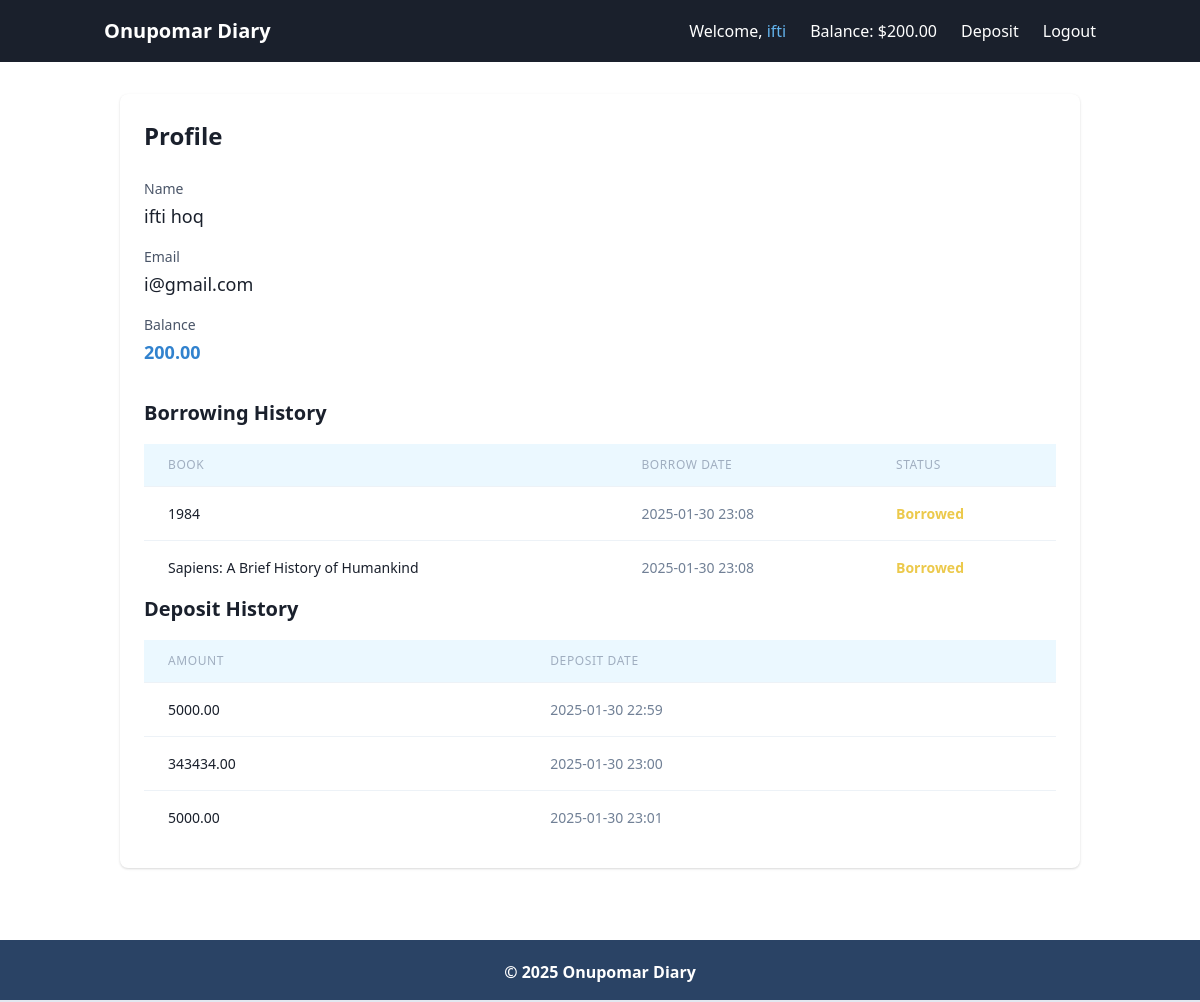
/accounts/profile/ (signed in), run on the app's committed database.
### accounts/models.py (models this page shows, shortened)
class UserAccount(models.Model):
    user = models.OneToOneField(User, related_name='account', on_delete=models.CASCADE)
    account_no = models.IntegerField(unique=True)
    birth_date = models.DateField(null=True, blank=True)
    gender = models.CharField(max_length=10, choices=GENDER_TYPE)
    join_date = models.DateField(auto_now_add=True)
    balance = models.DecimalField(default=0, max_digits=12, decimal_places=2)

class Borrow(models.Model):
    user = models.ForeignKey(User, on_delete=models.CASCADE, related_name="borrowed_books")
    book = models.ForeignKey(Book, on_delete=models.CASCADE, related_name="borrowers")
    borrowed_at = models.DateTimeField(auto_now_add=True)
    returned = models.BooleanField(default=False)

class Deposit(models.Model):
    user = models.ForeignKey(User, on_delete=models.CASCADE, related_name="Deposited")
    amount = models.DecimalField(default=0, max_digits=12, decimal_places=2)
    dep_date = models.DateTimeField(auto_now_add=True)

### book/models.py (models this page shows, shortened)
class Book(models.Model):
    title = models.CharField(max_length=255)
    author =  models.CharField(max_length=255, default="No author")
    description = models.TextField()
    image = models.ImageField(upload_to='book_images/', blank=True, null=True)
    borrowing_price = models.DecimalField(max_digits=6, decimal_places=2)
    genre = models.ManyToManyField(Category, related_name='books')

### accounts/views.py (the view)
# urls.py: path('profile/', Profile, name='profile' ),
def Profile(request):
    borrows = Borrow.objects.filter(user=request.user.id)
    deposits = Deposit.objects.filter(user=request.user.id)
    return render(request, 'profile.html', {'borrows': borrows, 'deposits': deposits})

### accounts/templates/profile.html
{% extends 'base.html' %}
{% load static %}
{% block head_title %}Onupomar Diary{% endblock %} {% block content %}
    <main class="max-w-7xl mx-auto px-4 sm:px-6 lg:px-8 py-8">
      <div class="bg-white shadow rounded-lg">
        <div class="px-4 py-5 sm:p-6">
          <h2 class="text-2xl font-bold text-gray-900 mb-6">Profile</h2>
          <div class="space-y-4 mb-8">
            <div>
              <label class="block text-sm font-medium text-gray-700">Name</label>
              <p id="userName" class="mt-1 text-lg text-gray-900">{{user.first_name}} {{user.last_name}}</p>
            </div>
            <div>
              <label class="block text-sm font-medium text-gray-700">Email</label>
              <p id="userEmail" class="mt-1 text-lg text-gray-900">{{user.email}}</p>
            </div>
            <div>
              <label class="block text-sm font-medium text-gray-700">Balance</label>
              <p id="userBalance" class="mt-1 text-lg text-blue-600 font-semibold">{{user.account.balance}}</p>
            </div>
          </div>
          <h3 class="text-xl font-semibold text-gray-900 mb-4">Borrowing History</h3>
          <div class="overflow-x-auto">
            <table class="min-w-full divide-y divide-gray-200 bg-white rounded-lg shadow-md">
              <thead class="bg-blue-100">
                <tr>
                  <th class="px-6 py-3 text-left text-xs font-medium text-gray-500 uppercase tracking-wider">Book</th>
                  <th class="px-6 py-3 text-left text-xs font-medium text-gray-500 uppercase tracking-wider">Borrow Date</th>
                  <th class="px-6 py-3 text-left text-xs font-medium text-gray-500 uppercase tracking-wider">Status</th>
                </tr>
              </thead>
              <tbody id="borrowingHistory" class="bg-white divide-y divide-gray-200">
                {% for borrow in borrows %}
                  <tr class="hover:bg-gray-50">
                    <td class="px-6 py-4 whitespace-nowrap text-sm font-medium text-gray-900">{{ borrow.book.title }}</td>
                    <td class="px-6 py-4 whitespace-nowrap text-sm text-gray-600">{{ borrow.borrowed_at|date:"Y-m-d H:i" }}          </td>
                    <td class="px-6 py-4 whitespace-nowrap text-sm text-gray-500">
                      {% if borrow.returned == True %}
                        <span class="text-green-500 font-semibold">Returned</span>
                      {% else %}
                        <span class="text-yellow-500 font-semibold">Borrowed</span>
                      {% endif %}
                    </td>
                  </tr>
                {% endfor %}
              </tbody>
            </table>
          </div>
          <h3 class="text-xl font-semibold text-gray-900 mb-4">Deposit History</h3>
          <div class="overflow-x-auto">
            <table class="min-w-full divide-y divide-gray-200 bg-white rounded-lg shadow-md">
              <thead class="bg-blue-100">
                <tr>
                  <th class="px-6 py-3 text-left text-xs font-medium text-gray-500 uppercase tracking-wider">Amount</th>
                  <th class="px-6 py-3 text-left text-xs font-medium text-gray-500 uppercase tracking-wider">Deposit Date</th>
                </tr>
              </thead>
              <tbody id="borrowingHistory" class="bg-white divide-y divide-gray-200">
                {% for deposit in deposits %}
                  <tr class="hover:bg-gray-50">
                    <td class="px-6 py-4 whitespace-nowrap text-sm font-medium text-gray-900">{{ deposit.amount }}</td>
                    <td class="px-6 py-4 whitespace-nowrap text-sm text-gray-600">{{ deposit.dep_date|date:"Y-m-d H:i" }}          </td>
                  </tr>
                {% endfor %}
              </tbody>
            </table>
          </div>
        </div>
      </div>
    </main>
    {% endblock %}

### core/templates/navbar.html (shortened to what this page needs)
<nav class="bg-gray-900 text-white">
    <div class="container mx-auto px-4 flex items-center justify-between py-4">
        <a class="text-xl font-bold" href="{% url 'home' %}">Onupomar Diary</a>
        <div class="hidden lg:flex space-x-6 items-center" id="navbarNav">
            {% if request.user.is_authenticated %}
                <span class="text-white">Welcome,
                    <a href="{% url 'profile' %}" class="text-blue-400 hover:underline">{{ user.first_name }}</a>
                </span>
                <span class="text-white">Balance: ${{request.user.account.balance}}
                </span>
                <a class="hover:text-gray-400" href="{% url 'deposit' %}">Deposit</a>
                <a class="hover:text-gray-400" href="{% url 'logout' %}">Logout</a>
            {% else %}
                <span>Welcome, Guest!</span>
                <a class="hover:text-gray-400" href="{% url 'login' %}">Login</a>
                <a class="hover:text-gray-400" href="{% url 'register' %}">Signup</a>
            {% endif %}
        </div>
    </div>
</nav>

### core/templates/base.html (style rules this page uses)
body { display: flex; flex-direction: column; min-height: 100vh; }

### data on the page
Borrow: book "1984", borrowed_at "2025-01-30 23:08", returned "Borrowed"
Borrow: book "Sapiens: A Brief History of Humankind", borrowed_at "2025-01-30 23:08", returned "Borrowed"
Deposit: amount "5000.00", dep_date "2025-01-30 22:59"
Deposit: amount "343434.00", dep_date "2025-01-30 23:00"
Deposit: amount "5000.00", dep_date "2025-01-30 23:01"

### other printed values
{{ user.first_name }} "ifti"
{{ request.user.account.balance }} "200.00"
{{ user.last_name }} "hoq"
{{ user.email }} "i@gmail.com"
{{ user.account.balance }} "200.00"
